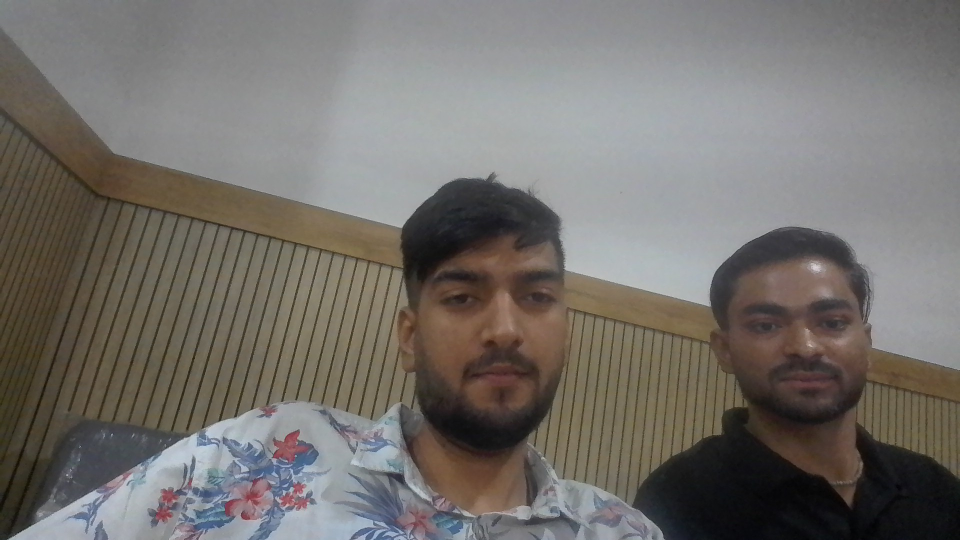
#> input picture photo.jpg, 1920 x 1080 px (shown at 1/2 size)
$ jupyter execute Day4.ipynb
#> lines starting #> are read from the running program, lines starting #| are printed output that depends on the picture
[cell 1]
import cv2
import numpy as np
import matplotlib.pyplot as plt

img = cv2.imread("photo.jpg")
#> img is the input picture: shape (1080, 1920, 3); mean B, G, R 107.7, 112.1, 116
img1 =cv2.imread("combine.jpg")
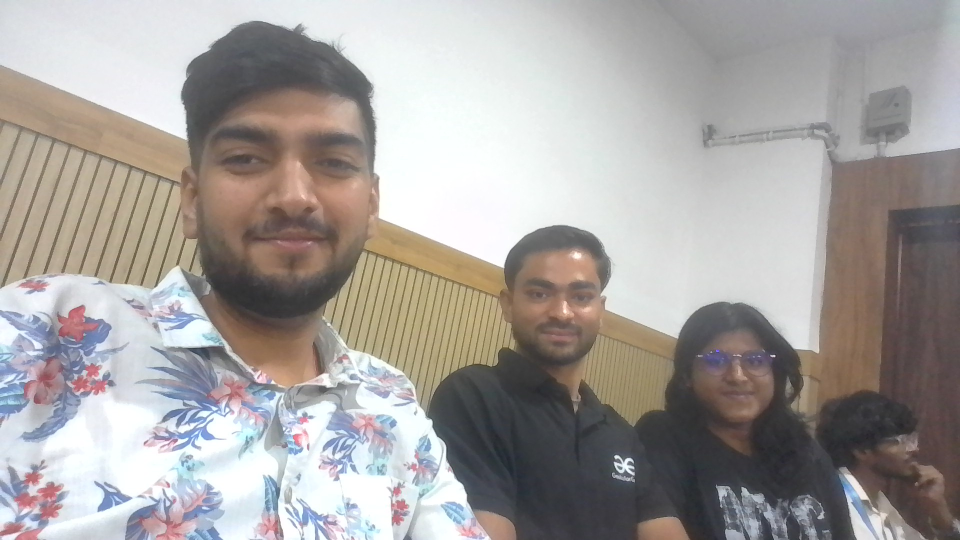
#> input picture combine.jpg, 1920 x 1080 px (shown at 1/2 size)
#> img1 is the input picture: shape (1080, 1920, 3); mean B, G, R 157.6, 160.2, 164.8

# OpenCV reads images as BGR
img_rgb = cv2.cvtColor(img, cv2.COLOR_BGR2RGB)
img1_rgb = cv2.cvtColor(img1, cv2.COLOR_BGR2RGB)

#Resize the image
img = cv2.resize(img, (500, 400))
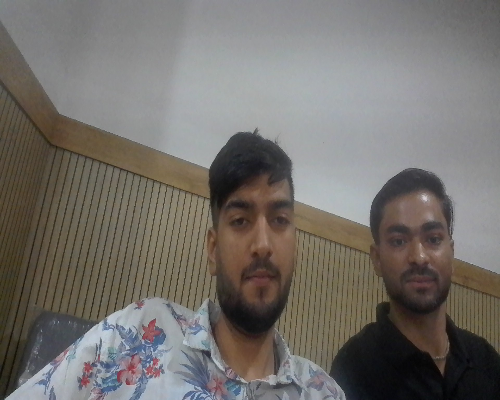
#> img: shape (400, 500, 3); mean B, G, R 107.6, 112, 115.9
img1 = cv2.resize(img1, (500, 400))
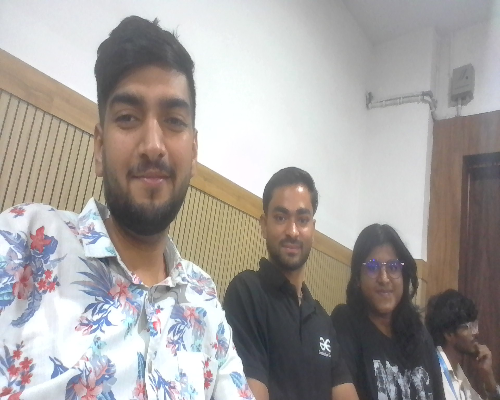
#> img1: shape (400, 500, 3); mean B, G, R 157.6, 160.1, 164.7

#Or we can use subplot for printing  both the images:
#plt.subplot(1, 2, 1)
plt.imshow(img_rgb)
plt.axis("off")
plt.show()
#plt.subplot(1, 2, 2)
plt.imshow(img1_rgb)
plt.axis("off")
plt.show()

[cell 2]
img = cv2.imread("photo.jpg")
img1 =cv2.imread("combine.jpg")

# Flip images
img_flip = cv2.flip(img, 1)
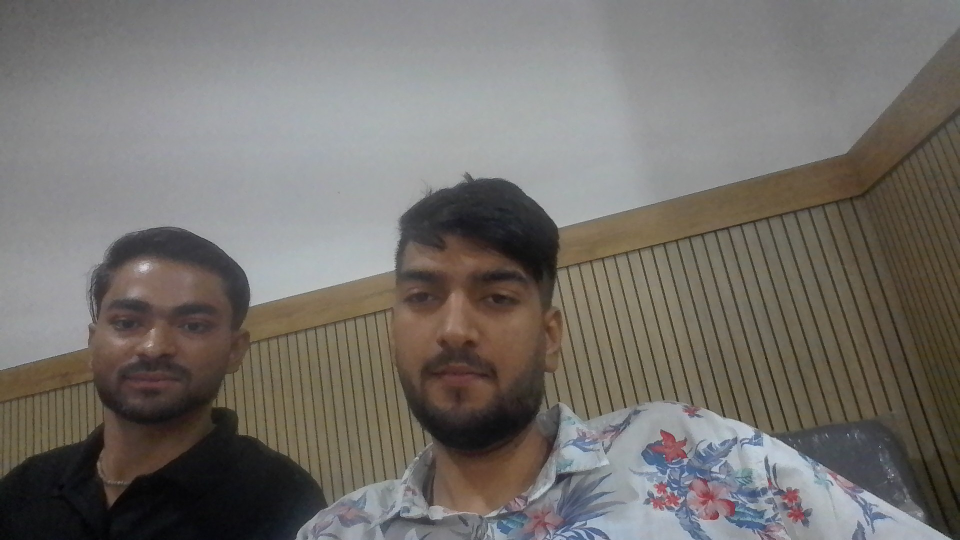
#> img_flip: shape (1080, 1920, 3) (shown at 1/2 size); mean B, G, R 107.7, 112.1, 116
img1_flip = cv2.flip(img1, 1)
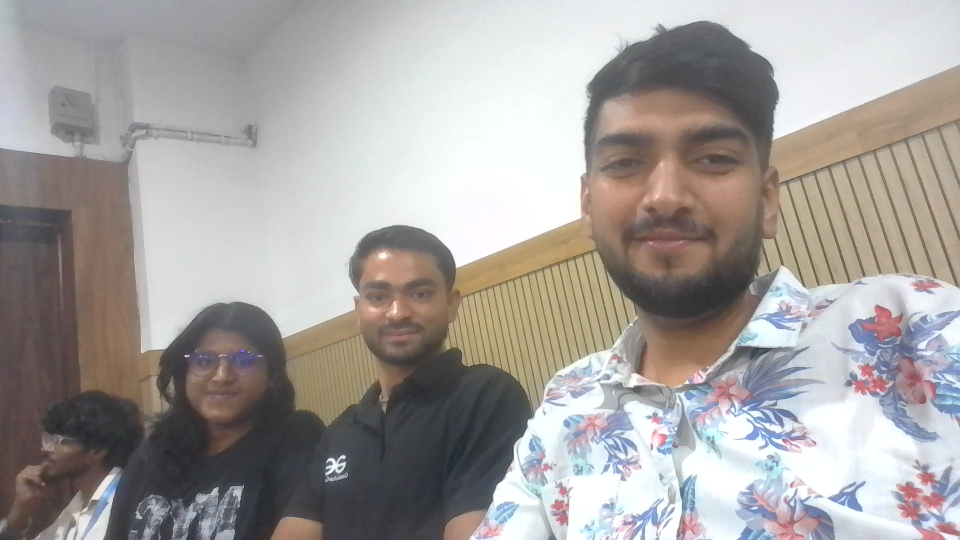
#> img1_flip: shape (1080, 1920, 3) (shown at 1/2 size); mean B, G, R 157.6, 160.2, 164.8

# Convert BGR to RGB
img_rgb = cv2.cvtColor(img_flip, cv2.COLOR_BGR2RGB)
img1_rgb = cv2.cvtColor(img1_flip, cv2.COLOR_BGR2RGB)

# Display
plt.imshow(img_rgb)
plt.axis("off")
plt.show()
plt.imshow(img1_rgb)
plt.axis("off")
plt.show()
